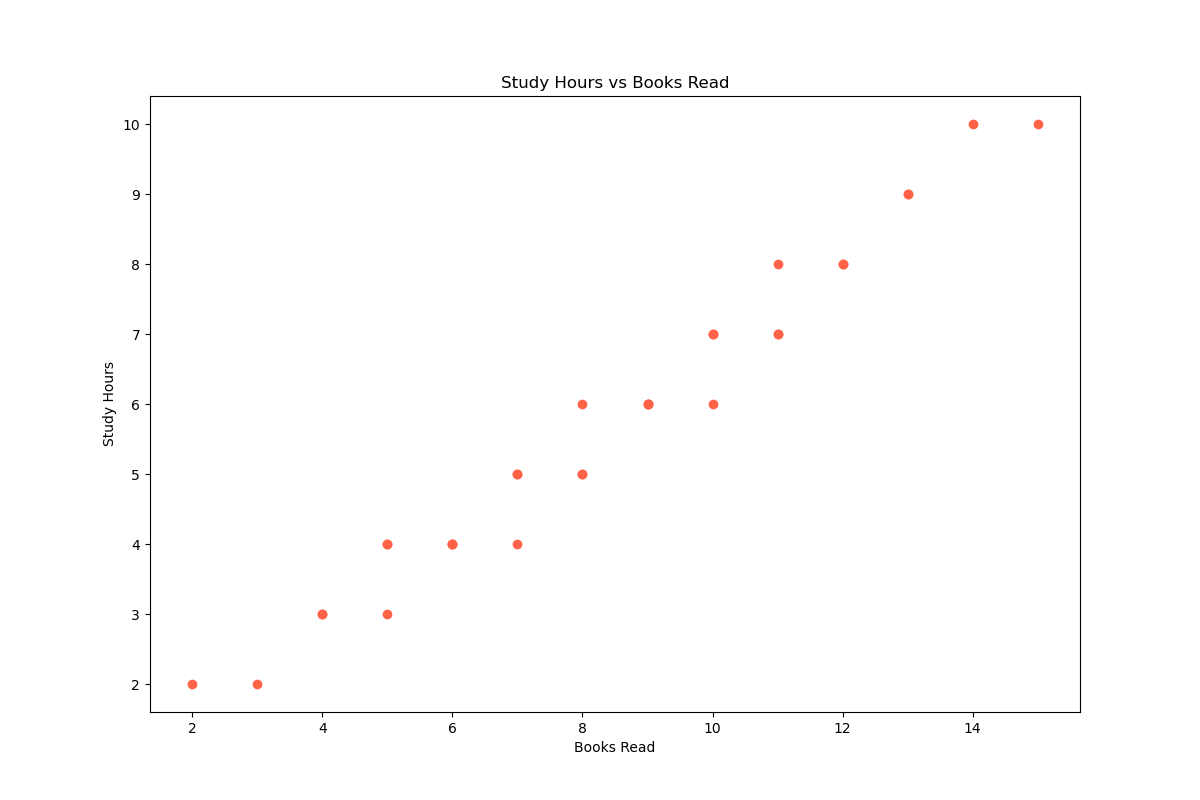

The script that drew this image:

import matplotlib.pyplot as plt

# Define the data for the scatterplot
days = [1, 2, 3, 4, 5, 6, 7, 8, 9, 10, 11, 12, 13, 14, 15, 16, 17, 18, 19, 20,
        21, 22, 23, 24, 25, 26, 27, 28, 29, 30, 31]
books_read = [3, 5, 2, 6, 4, 5, 7, 4, 8, 6, 7, 9, 5, 10, 8, 7, 9, 6, 11, 8, 9, 10, 
              12, 11, 13, 10, 12, 14, 11, 13, 15]
study_hours = [2, 3, 2, 4, 3, 4, 5, 3, 6, 4, 5, 6, 4, 7, 5, 4, 6, 4, 8, 5, 6, 7, 
               8, 7, 9, 6, 8, 10, 7, 9, 10]

# Create the scatterplot
plt.figure(figsize=(12, 8))  # Change width and height of the chart reasonably
plt.scatter(books_read, study_hours, color='#FF6347')  # Modify the color scheme using a specific color code

# Apply labels and a title to the scatterplot
plt.xlabel('Books Read')
plt.ylabel('Study Hours')
plt.title('Study Hours vs Books Read')

# Display the scatterplot
plt.show()
